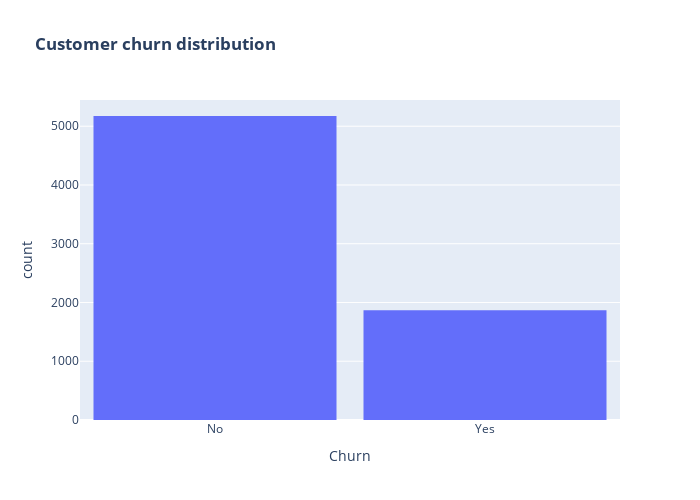

The cell this chart's notebook holds for it:
### Markdown cell above
### let's first look at the churn rate in our data

### Code cell
#draw_hist(telecom_cust,'Churn')
fig = px.histogram(telecom_cust, x="Churn",  barmode="group", title="<b>Customer churn distribution<b>")
fig.update_layout(width=700, height=500, bargap=0.1)
fig.show()

### Figure 1 — Plotly figure (JSON) as saved in the notebook; plotly's stock layout.template omitted (floating-point values rounded to 4 significant figures; data arrays with more than 128 entries replaced by an {"elided": "..."} marker saying what was removed)
{"data": [{"alignmentgroup": "True", "bingroup": "x", "hovertemplate": "Churn=%{x}<br>count=%{y}<extra></extra>", "legendgroup": "", "marker": {"color": "#636efa", "pattern": {"shape": ""}}, "name": "", "offsetgroup": "", "orientation": "v", "showlegend": false, "type": "histogram", "x": {"elided": "7043 str values"}, "xaxis": "x", "yaxis": "y"}], "layout": {"bargap": 0.1, "barmode": "group", "height": 500, "legend": {"tracegroupgap": 0}, "title": {"text": "<b>Customer churn distribution<b>"}, "width": 700, "xaxis": {"anchor": "y", "domain": [0, 1], "title": {"text": "Churn"}}, "yaxis": {"anchor": "x", "domain": [0, 1], "title": {"text": "count"}}}}
